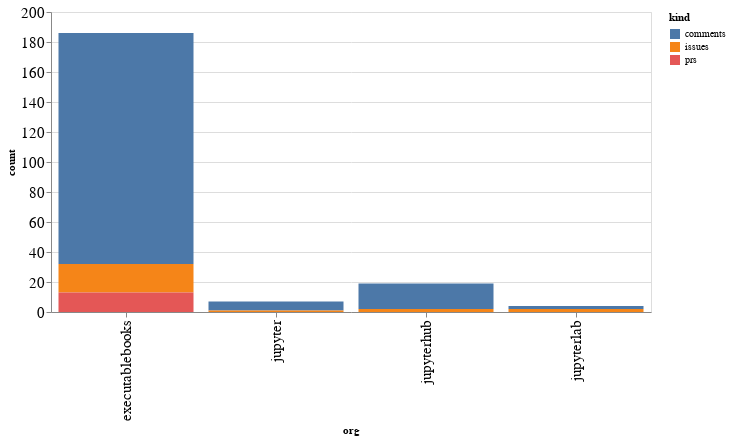

Source (notebook cell):
### Code cell
alt.Chart(org_summaries, width=600).mark_bar().encode(
    x='org',
    y='count',
    color='kind',
    tooltip="org"
)

### Figure 1 — Vega-Lite specification as saved in the notebook (floating-point values rounded to 4 significant figures)
{"config": {"axisLeft": {"labelFontSize": 15}, "axisBottom": {"labelFontSize": 15}}, "data": {"name": "data-172a984f48cee6956b92eb02ecf2dcf8"}, "mark": "bar", "encoding": {"color": {"type": "nominal", "field": "kind"}, "tooltip": {"type": "nominal", "field": "org"}, "x": {"type": "nominal", "field": "org"}, "y": {"type": "quantitative", "field": "count"}}, "width": 600, "$schema": "https://vega.github.io/schema/vega-lite/v4.8.1.json", "datasets": {"data-172a984f48cee6956b92eb02ecf2dcf8": [{"org": "executablebooks", "kind": "comments", "count": 154}, {"org": "executablebooks", "kind": "issues", "count": 19}, {"org": "executablebooks", "kind": "prs", "count": 13}, {"org": "jupyter", "kind": "comments", "count": 6}, {"org": "jupyter", "kind": "issues", "count": 1}, {"org": "jupyterhub", "kind": "comments", "count": 17}, {"org": "jupyterhub", "kind": "issues", "count": 2}, {"org": "jupyterlab", "kind": "comments", "count": 2}, {"org": "jupyterlab", "kind": "issues", "count": 2}]}}
